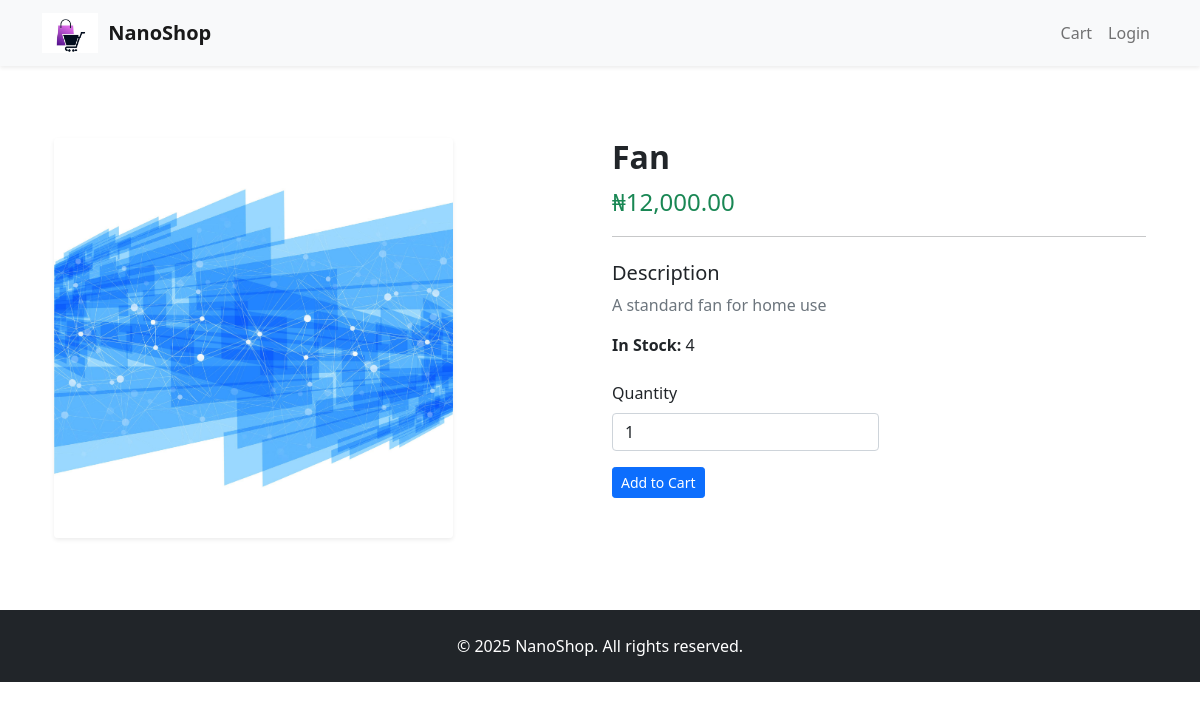
/shop/products/shop/3/, run on an earlier commit of the app's database.
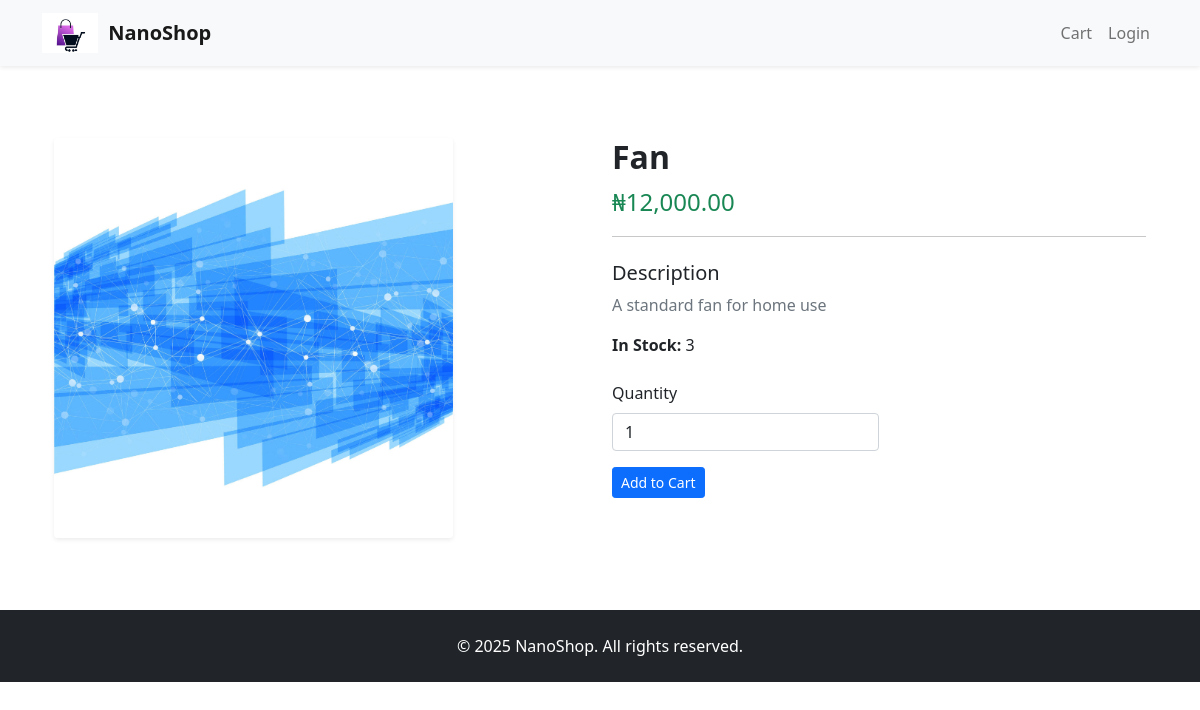
And on a later commit of the database.
### shop/models.py (models this page shows, shortened)
class Product(models.Model):
    product_name = models.CharField(max_length=50)
    price = models.DecimalField(max_digits=10, decimal_places=2)
    description = models.TextField()
    stock = models.IntegerField(default=1)
    category = models.ForeignKey(Category, on_delete=models.CASCADE)
    thumbnail = models.ImageField(upload_to='product_images/')
    user = models.ForeignKey(User, on_delete=models.CASCADE, related_name='user_product')

### shop/views.py (the view)
# urls.py: path('products/shop/<int:pk>/', ShopProductDetailView.as_view(), name='shop_product_detail'),
class ShopProductDetailView(DetailView):
    model = Product
    template_name = 'shop/product/shop_product_detail.html'

### shop/templates/shop/product/shop_product_detail.html (shortened to what this page needs)
{% extends 'base.html' %}
{% load humanize %}
{% block content %}
<div class="container mt-5">
  <div class="row">
    <div class="col-md-6">
      {% if product.thumbnail %}
        <img
          src="{{ product.thumbnail.url }}"
          class="img-fluid rounded shadow-sm"
          alt="{{ product.product_name }}"
          style="max-height: 400px; object-fit: cover;"
        >
      {% endif %}
    </div>
    <div class="col-md-6">
      <h2 class="fw-bold">{{ product.product_name }}</h2>
      <p class="fs-4 text-success">
        ₦{{ product.price|intcomma }}
      </p>
      <hr>
      <h5 class="mt-4">Description</h5>
      <p class="text-secondary">{{ product.description|linebreaksbr }}</p>
      {% if product.stock is not None %}
        <p class="mt-3">
          <strong>In Stock:</strong> {{ product.stock }}
        </p>
      {% endif %}
<div class="mt-4">
  <form method="post" action="{% url 'shop:add_to_cart' product.id %}">
    <div class="mb-3 w-50">
      <label for="quantity" class="form-label">Quantity</label>
      <input
        type="number"
        name="quantity"
        id="quantity"
        class="form-control"
        value="1"
        min="1"
        {% if product.stock %}
          max="{{ product.stock }}"
        {% endif %}
      >
    </div>
    <button type="submit" class="btn btn-sm btn-primary">
      Add to Cart
    </button>
  </form>
</div>
    </div>
  </div>
</div>
{% endblock %}

What changed in the data, as far as the page shows it:
changed Product "Fan": stock "4" → "3"
